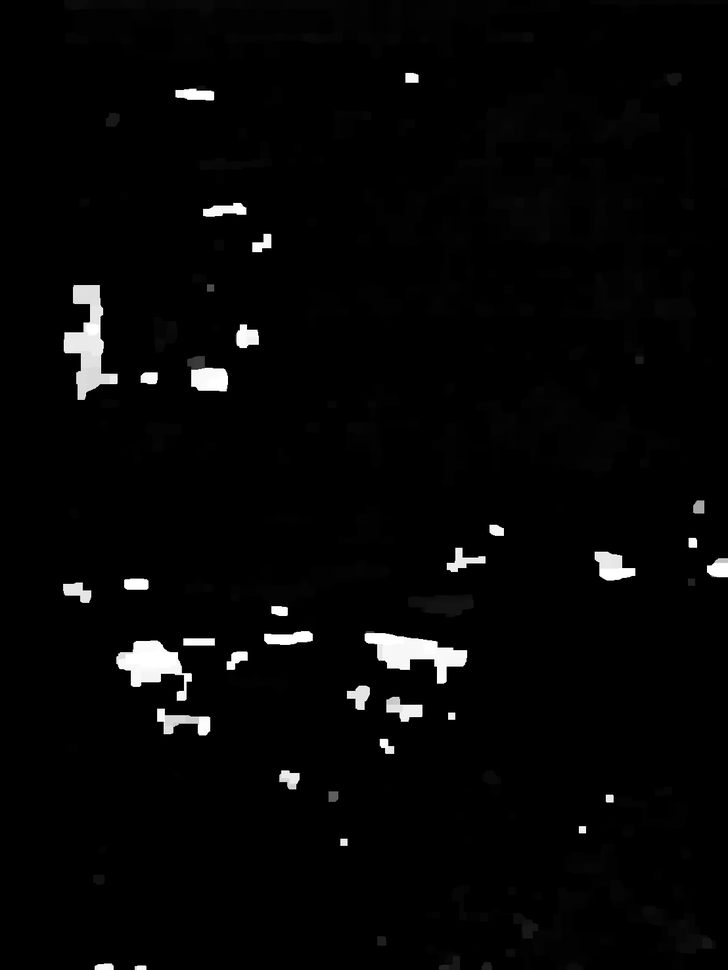
#> input picture disparity_left.png, 728 x 970 px, shrunk from 1108 x 1477 before the run, found by its file name
$ python shiftwarp.py
#> lines starting #> are read from the running program, lines starting #| are printed output that depends on the picture; after the words box and inside, x2 and y2 are one past the last pixel; in counts of white or black regions, pixels touching at a corner belong together
import numpy as np
import matplotlib.pyplot as plt
from scipy.ndimage import median_filter
from imageio import imread
import os

# ---------- 參數設定 ----------
BASELINE = 0.1           # 雙目基線（公尺）
FOCAL_LENGTH = 525.0     # 相機焦距（像素）
SHIFT_LEFT = +1          # 左圖往中間視角
SHIFT_RIGHT = -1         # 右圖往中間視角
DOWNSAMPLE = 4           # 點雲下採樣倍率

# ---------- Forward Warp ----------
def forward_warp_by_depth(depth_map, image, baseline, focal_length, shift):
    h, w = depth_map.shape
    warped_image = np.zeros_like(image)
    valid_mask = np.zeros((h, w), dtype=np.uint8)

    for y in range(h):
        for x in range(w):
            d = depth_map[y, x]
            if d > 1e-3:
                disparity = (baseline * focal_length) / d
                x_virtual = int(round(x + shift * disparity))
                if 0 <= x_virtual < w:
                    warped_image[y, x_virtual] = image[y, x]
                    valid_mask[y, x_virtual] = 1

    # 補洞
    if image.ndim == 3:
        for c in range(3):
            filled = median_filter(warped_image[..., c], size=3)
            mask = (valid_mask == 0)
            warped_image[..., c][mask] = filled[mask]
    else:
        filled = median_filter(warped_image, size=3)
        mask = (valid_mask == 0)
        warped_image[mask] = filled[mask]

    return warped_image, valid_mask

# ---------- 合併左右視角 ----------
def merge_warps(img_l, mask_l, img_r, mask_r):
    h, w = mask_l.shape
    merged = np.zeros_like(img_l)

    both = (mask_l == 1) & (mask_r == 1)
    only_l = (mask_l == 1) & (mask_r == 0)
    only_r = (mask_l == 0) & (mask_r == 1)

    merged[both] = 0.5 * img_l[both] + 0.5 * img_r[both]
    merged[only_l] = img_l[only_l]
    merged[only_r] = img_r[only_r]

    return merged.astype(np.uint8)

# ---------- 顯示 ----------
def visualize_results(img_lw, img_rw, img_merge):
    plt.figure(figsize=(18, 6))
    plt.subplot(1, 3, 1)
    plt.title("Left Warped")
    plt.imshow(img_lw)
    plt.axis('off')

    plt.subplot(1, 3, 2)
    plt.title("Right Warped")
    plt.imshow(img_rw)
    plt.axis('off')

    plt.subplot(1, 3, 3)
    plt.title("Merged Virtual View")
    plt.imshow(img_merge)
    plt.axis('off')

    plt.tight_layout()
    plt.show()

# ---------- 主程式 ----------
if __name__ == "__main__":
    # 改成你的檔案路徑
    depth_l_path = "disparity_left.png"
    depth_r_path = "disparity_right.png"
    img_l_path = "left.jpg"
    img_r_path = "right.jpg"

    if not (os.path.exists(depth_l_path) and os.path.exists(depth_r_path)):
        raise FileNotFoundError("深度圖不存在")

    depth_l_raw = imread(depth_l_path).astype(np.float32)
#> depth_l_raw: shape (970, 728) float32; min 0, max 255, mean 5.9
    depth_r_raw = imread(depth_r_path).astype(np.float32)
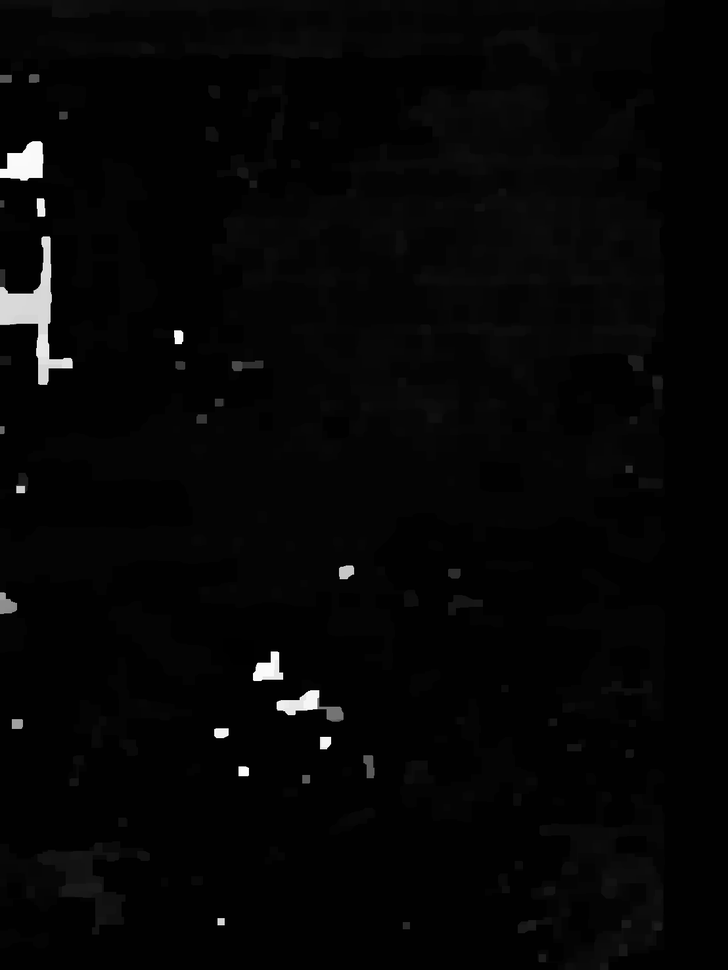
#> input picture disparity_right.png, 728 x 970 px, shrunk from 1108 x 1477 before the run, found by its file name
#> depth_r_raw: shape (970, 728) float32; min 0, max 255, mean 5.4
    depth_l = (255.0 - depth_l_raw) / 255.0
    depth_r = (255.0 - depth_r_raw) / 255.0

    img_l = imread(img_l_path)
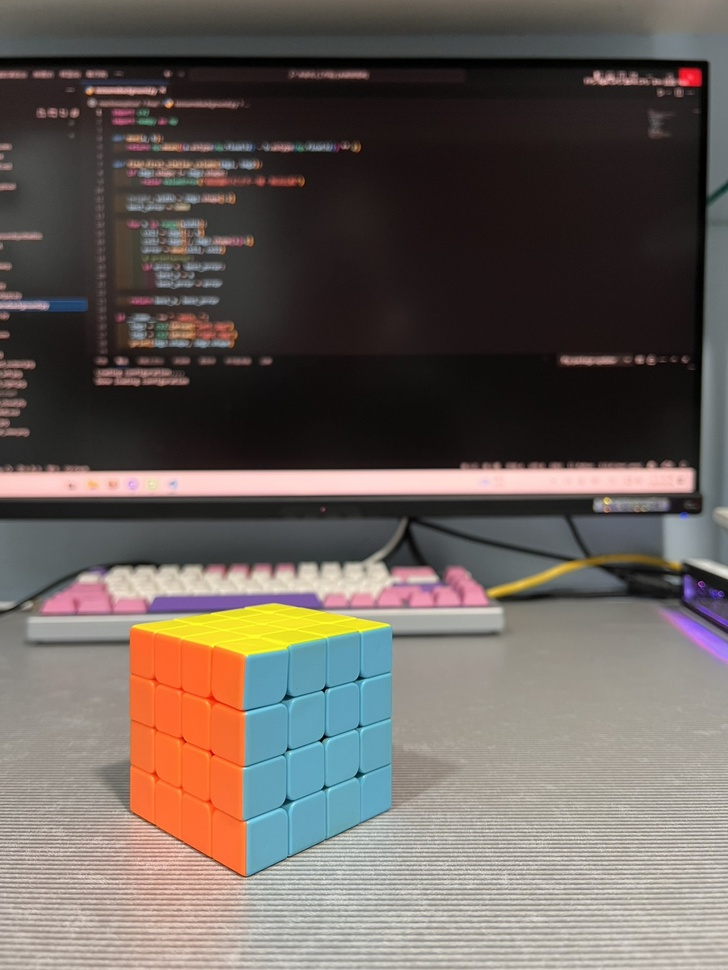
#> input picture left.jpg, 728 x 970 px, shrunk from 1108 x 1477 before the run, found by its file name
#> img_l is the input picture: shape (970, 728, 3); mean R, G, B 105.7, 96.7, 91.1
    img_r = imread(img_r_path)
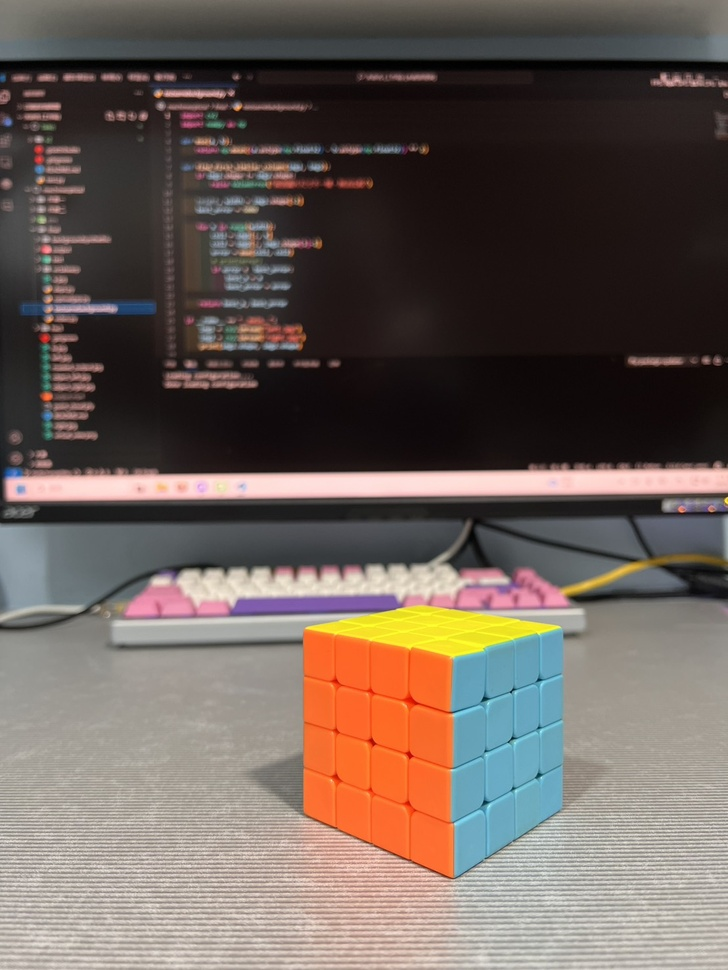
#> input picture right.jpg, 728 x 970 px, shrunk from 1108 x 1477 before the run, found by its file name
#> img_r is the input picture: shape (970, 728, 3); mean R, G, B 108.2, 95.6, 89.1
    if img_l.shape[2] == 4: img_l = img_l[..., :3]
    if img_r.shape[2] == 4: img_r = img_r[..., :3]

    warp_l, mask_l = forward_warp_by_depth(depth_l, img_l, BASELINE, FOCAL_LENGTH, SHIFT_LEFT)
#> after the loop in forward_warp_by_depth, `for y in range(h):`:
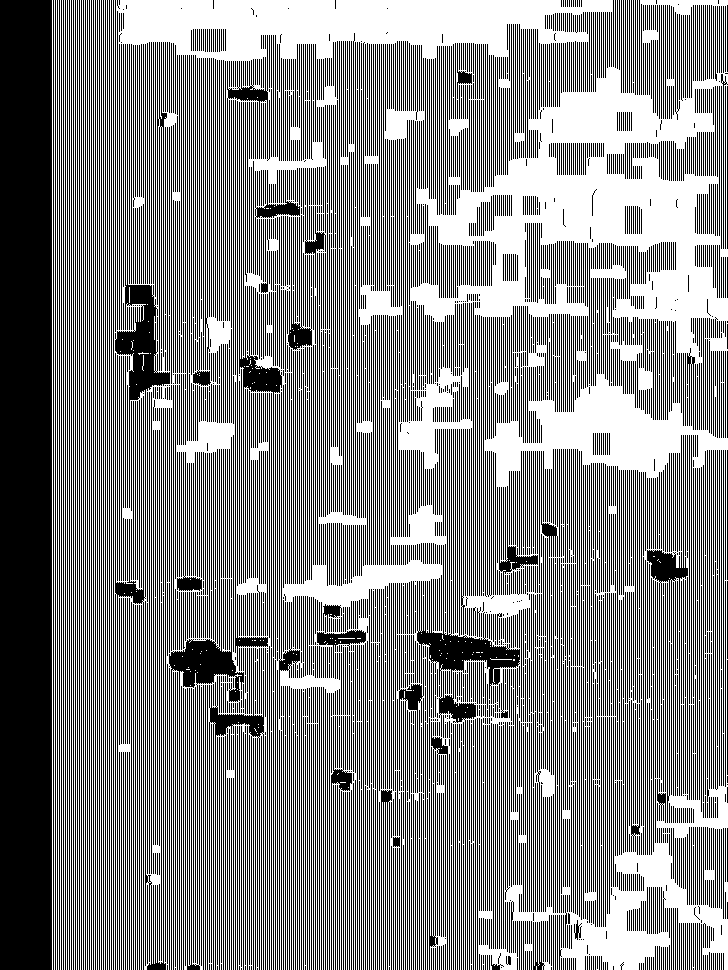
#> valid_mask: shape (970, 728); values 0 (black) and 1 (white), 52.6% white; 3507 black regions (972 under 20 px), largest, box (x1, y1, x2, y2) and area: (0, 0, 52, 970) 50440, (115, 44, 170, 970) 5900, (417, 429, 520, 970) 4473
    warp_r, mask_r = forward_warp_by_depth(depth_r, img_r, BASELINE, FOCAL_LENGTH, SHIFT_RIGHT)
#> call 2 of forward_warp_by_depth, with baseline = 0.1, focal_length = 525, shift = -1
#> after the loop in forward_warp_by_depth (call 2), `for y in range(h):`:
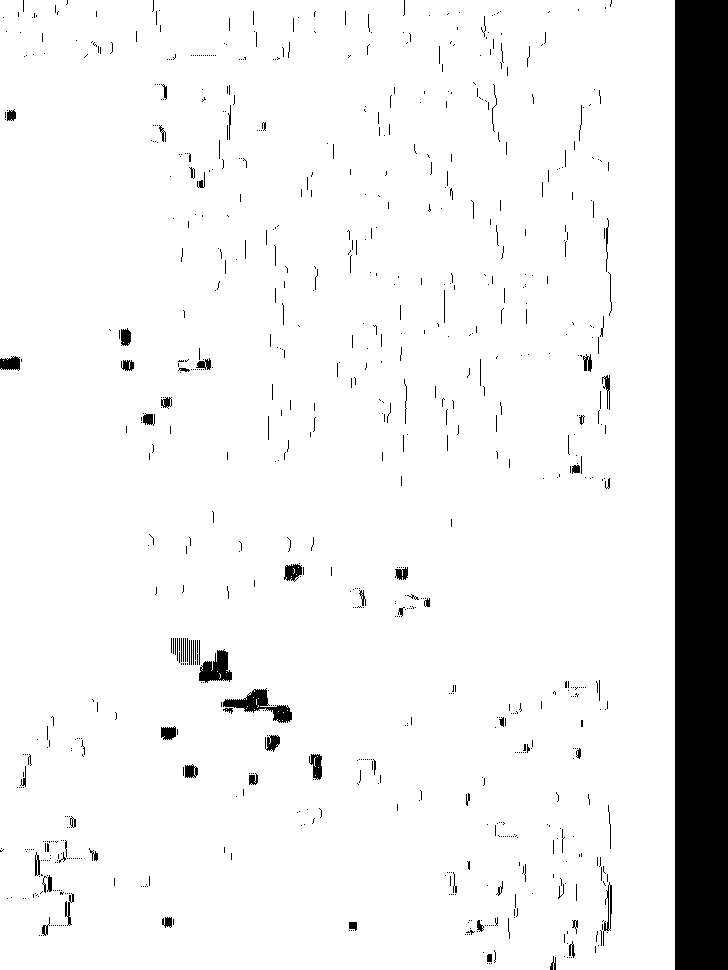
#> valid_mask: shape (970, 728); values 0 (black) and 1 (white), 91.3% white; 830 black regions (738 under 20 px), largest, box (x1, y1, x2, y2) and area: (675, 0, 728, 970) 51410, (223, 688, 292, 723) 872, (199, 649, 232, 683) 671
#> after the loop in forward_warp_by_depth (call 2), `for c in range(3):`: warped_image: shape (970, 728, 3); mean R, G, B 98.5, 86.5, 80.2

    merged = merge_warps(warp_l, mask_l, warp_r, mask_r)
#> in merge_warps, `both = (mask_l == 1) & (mask_r == 1)`: both: shape (970, 728) bool; 47.6% white; 405 white regions (247 under 20 px), largest, box (x1, y1, x2, y2) and area: (114, 0, 675, 970) 282877, (216, 709, 267, 970) 5643, (180, 671, 242, 970) 5024
#> in merge_warps, `only_l = (mask_l == 1) & (mask_r == 0)`: only_l: shape (970, 728) bool; 5% white; 709 white regions (678 under 20 px), largest, box (x1, y1, x2, y2) and area: (675, 0, 728, 970) 31001, (603, 885, 612, 946) 149, (395, 567, 408, 580) 115
#> in merge_warps, `only_r = (mask_l == 0) & (mask_r == 1)`: only_r: shape (970, 728) bool; 43.8% white; 3900 white regions (1337 under 20 px), largest, box (x1, y1, x2, y2) and area: (0, 0, 52, 970) 49675, (417, 451, 520, 934) 4300, (115, 44, 170, 508) 3553
#> in merge_warps, `merged[only_l] = img_l[only_l]`: merged: shape (970, 728, 3); mean R, G, B 53, 47.3, 44.2
#> in merge_warps, `merged[only_r] = img_r[only_r]`:
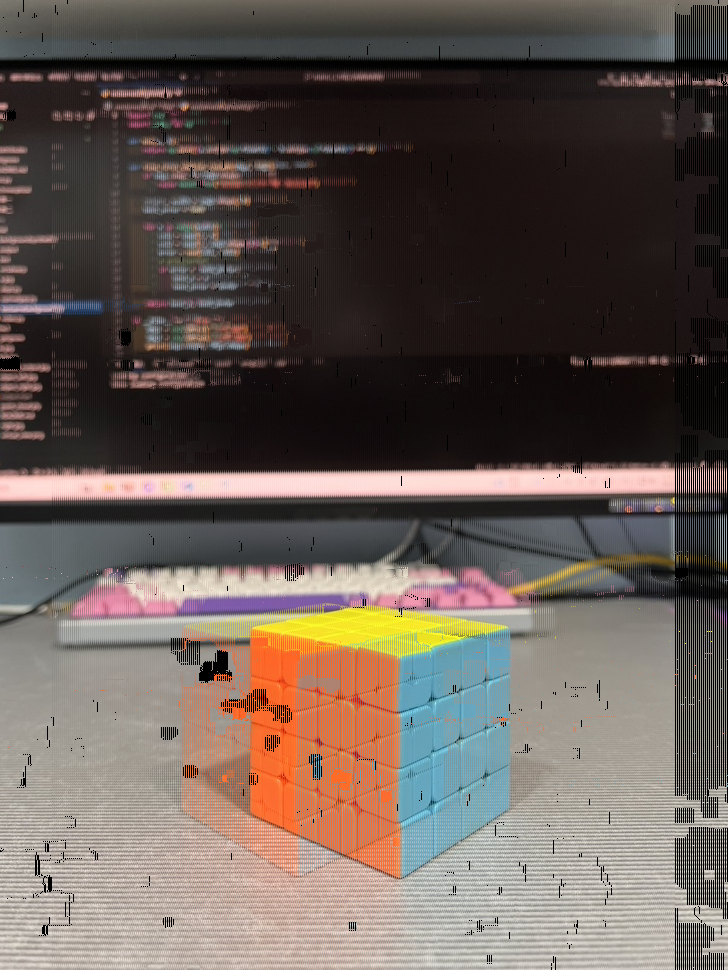
#> merged: shape (970, 728, 3); mean R, G, B 102.4, 91, 84.8
    visualize_results(warp_l, warp_r, merged)
